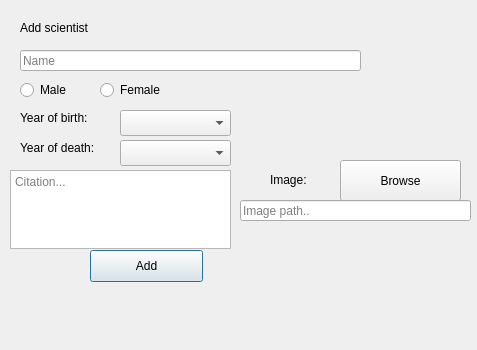
<?xml version="1.0" encoding="UTF-8"?>
<ui version="4.0">
 <class>addsci</class>
 <widget class="QDialog" name="addsci">
  <property name="geometry">
   <rect>
    <x>0</x>
    <y>0</y>
    <width>477</width>
    <height>350</height>
   </rect>
  </property>
  <property name="windowTitle">
   <string>Dialog</string>
  </property>
  <widget class="QLineEdit" name="line_sciName">
   <property name="geometry">
    <rect>
     <x>20</x>
     <y>50</y>
     <width>341</width>
     <height>21</height>
    </rect>
   </property>
   <property name="text">
    <string/>
   </property>
   <property name="placeholderText">
    <string>Name</string>
   </property>
  </widget>
  <widget class="QPushButton" name="button_addSci">
   <property name="geometry">
    <rect>
     <x>90</x>
     <y>250</y>
     <width>113</width>
     <height>32</height>
    </rect>
   </property>
   <property name="text">
    <string>Add</string>
   </property>
  </widget>
  <widget class="QLabel" name="label">
   <property name="geometry">
    <rect>
     <x>20</x>
     <y>20</y>
     <width>141</width>
     <height>16</height>
    </rect>
   </property>
   <property name="text">
    <string>Add scientist</string>
   </property>
  </widget>
  <widget class="QRadioButton" name="radio_male">
   <property name="geometry">
    <rect>
     <x>20</x>
     <y>80</y>
     <width>100</width>
     <height>20</height>
    </rect>
   </property>
   <property name="text">
    <string>Male</string>
   </property>
  </widget>
  <widget class="QRadioButton" name="radio_female">
   <property name="geometry">
    <rect>
     <x>100</x>
     <y>80</y>
     <width>100</width>
     <height>20</height>
    </rect>
   </property>
   <property name="text">
    <string>Female</string>
   </property>
  </widget>
  <widget class="QComboBox" name="combobox_birthYears">
   <property name="geometry">
    <rect>
     <x>120</x>
     <y>110</y>
     <width>111</width>
     <height>26</height>
    </rect>
   </property>
   <property name="currentText">
    <string/>
   </property>
  </widget>
  <widget class="QComboBox" name="combobox_deathYear">
   <property name="geometry">
    <rect>
     <x>120</x>
     <y>140</y>
     <width>111</width>
     <height>26</height>
    </rect>
   </property>
  </widget>
  <widget class="QTextEdit" name="line_sciCitation">
   <property name="geometry">
    <rect>
     <x>10</x>
     <y>170</y>
     <width>221</width>
     <height>79</height>
    </rect>
   </property>
   <property name="placeholderText">
    <string>Citation...</string>
   </property>
  </widget>
  <widget class="QLabel" name="label_2">
   <property name="geometry">
    <rect>
     <x>20</x>
     <y>110</y>
     <width>81</width>
     <height>16</height>
    </rect>
   </property>
   <property name="text">
    <string>Year of birth:</string>
   </property>
  </widget>
  <widget class="QLabel" name="label_3">
   <property name="geometry">
    <rect>
     <x>20</x>
     <y>140</y>
     <width>91</width>
     <height>16</height>
    </rect>
   </property>
   <property name="text">
    <string>Year of death:</string>
   </property>
  </widget>
  <widget class="QLabel" name="label_4">
   <property name="geometry">
    <rect>
     <x>270</x>
     <y>170</y>
     <width>71</width>
     <height>20</height>
    </rect>
   </property>
   <property name="text">
    <string>Image:</string>
   </property>
  </widget>
  <widget class="QPushButton" name="button_browse">
   <property name="geometry">
    <rect>
     <x>340</x>
     <y>160</y>
     <width>121</width>
     <height>41</height>
    </rect>
   </property>
   <property name="text">
    <string>Browse</string>
   </property>
  </widget>
  <widget class="QLineEdit" name="input_addsci">
   <property name="geometry">
    <rect>
     <x>240</x>
     <y>200</y>
     <width>231</width>
     <height>21</height>
    </rect>
   </property>
   <property name="placeholderText">
    <string>Image path..</string>
   </property>
  </widget>
 </widget>
 <resources/>
 <connections/>
</ui>
